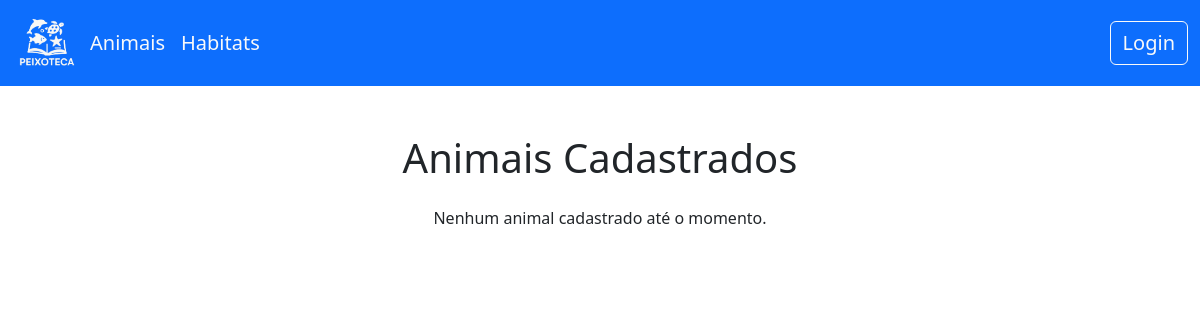
The page /animais/ on the database as committed earlier.
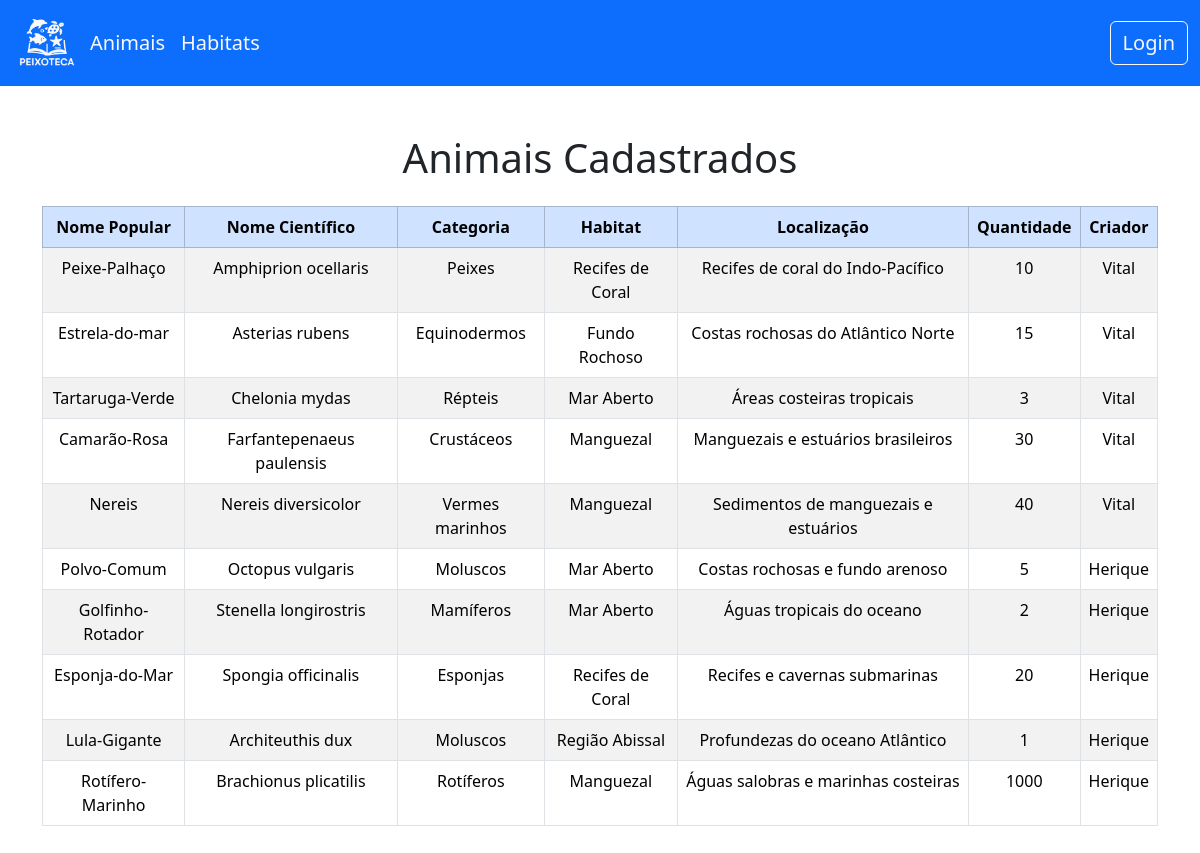
The same page on the database as committed later.
### tables this page shows
CREATE TABLE `animais` (
  `id` integer PRIMARY KEY AUTO_INCREMENT,
  `nome_popular` varchar(255) NOT NULL,
  `nome_cientifico` varchar(255) NOT NULL,
  `id_categoria` integer NOT NULL,
  `id_criador` integer NOT NULL,
  `id_habitat` integer NOT NULL,
  `localizacao` text NOT NULL,
  `quantidade` integer NOT NULL
);

CREATE TABLE `categorias` (
  `id` integer PRIMARY KEY AUTO_INCREMENT,
  `descricao` varchar(255) NOT NULL
);

CREATE TABLE `habitats` (
  `id` integer PRIMARY KEY AUTO_INCREMENT,
  `descricao` varchar(255) NOT NULL
);

CREATE TABLE `usuarios` (
  `id` integer PRIMARY KEY AUTO_INCREMENT,
  `nome` varchar(255) NOT NULL,
  `login` varchar(255) NOT NULL,
  `senha` varchar(255) NOT NULL
);

### animais/index.php (the view, shortened to what this page needs)
<?php
include "../components/header.php";
include "../components/nav.php";
require_once "../db/conn.php";
$sql = "SELECT a.*,
               c.descricao AS categoria,
               h.descricao AS habitat,
               u.nome AS criador
        FROM animais a
        JOIN categorias c ON a.id_categoria = c.id
        JOIN habitats h ON a.id_habitat = h.id
        JOIN usuarios u ON a.id_criador = u.id";
$animais = $pdo->query($sql)->fetchAll(PDO::FETCH_ASSOC);
?>
<div class="container my-4">
    <h1 class="text-center mb-4">Animais Cadastrados</h1>
    <?php if (count($animais) > 0): ?>
        <div class="table-responsive">
            <table class="table table-striped table-bordered text-center">
                <thead class="table-primary">
                    <tr>
                        <th>Nome Popular</th>
                        <th>Nome Científico</th>
                        <th>Categoria</th>
                        <th>Habitat</th>
                        <th>Localização</th>
                        <th>Quantidade</th>
                        <th>Criador</th>
                    </tr>
                </thead>
                <tbody>
                    <?php foreach ($animais as $animal): ?>
                        <tr>
                            <td><?= htmlspecialchars($animal['nome_popular']) ?></td>
                            <td><?= htmlspecialchars($animal['nome_cientifico']) ?></td>
                            <td><?= htmlspecialchars($animal['categoria']) ?></td>
                            <td><?= htmlspecialchars($animal['habitat']) ?></td>
                            <td><?= htmlspecialchars($animal['localizacao']) ?></td>
                            <td><?= $animal['quantidade'] ?></td>
                            <td><?= htmlspecialchars($animal['criador']) ?></td>
                        </tr>
                    <?php endforeach; ?>
                </tbody>
            </table>
        </div>
    <?php else: ?>
        <p class="text-center">Nenhum animal cadastrado até o momento.</p>
    <?php endif; ?>
</div>
<?php include "../components/footer.php"; ?>

Rows that differ between the two databases and show on the page:
now on this page (row unchanged): animais: nome_popular "Peixe-Palhaço", nome_cientifico "Amphiprion ocellaris", id_categoria.descricao "Peixes", id_habitat.descricao "Recifes de Coral", localizacao "Recifes de coral do Indo-Pacífico", quantidade "10", id_criador.nome "Vital"
now on this page (row unchanged): animais: nome_popular "Estrela-do-mar", nome_cientifico "Asterias rubens", id_categoria.descricao "Equinodermos", id_habitat.descricao "Fundo Rochoso", localizacao "Costas rochosas do Atlântico Norte", quantidade "15", id_criador.nome "Vital"
now on this page (row unchanged): animais: nome_popular "Tartaruga-Verde", nome_cientifico "Chelonia mydas", id_categoria.descricao "Répteis", id_habitat.descricao "Mar Aberto", localizacao "Áreas costeiras tropicais", quantidade "3", id_criador.nome "Vital"
now on this page (row unchanged): animais: nome_popular "Camarão-Rosa", nome_cientifico "Farfantepenaeus paulensis", id_categoria.descricao "Crustáceos", id_habitat.descricao "Manguezal", localizacao "Manguezais e estuários brasileiros", quantidade "30", id_criador.nome "Vital"
now on this page (row unchanged): animais: nome_popular "Nereis", nome_cientifico "Nereis diversicolor", id_categoria.descricao "Vermes marinhos", id_habitat.descricao "Manguezal", localizacao "Sedimentos de manguezais e estuários", quantidade "40", id_criador.nome "Vital"
now on this page (row edited): animais: nome_popular "Polvo-Comum", nome_cientifico "Octopus vulgaris", id_categoria.descricao "Moluscos", id_habitat.descricao "Mar Aberto", localizacao "Costas rochosas e fundo arenoso", quantidade "5", id_criador.nome "Herique"
now on this page (row edited): animais: nome_popular "Golfinho-Rotador", nome_cientifico "Stenella longirostris", id_categoria.descricao "Mamíferos", id_habitat.descricao "Mar Aberto", localizacao "Águas tropicais do oceano", quantidade "2", id_criador.nome "Herique"
now on this page (row edited): animais: nome_popular "Esponja-do-Mar", nome_cientifico "Spongia officinalis", id_categoria.descricao "Esponjas", id_habitat.descricao "Recifes de Coral", localizacao "Recifes e cavernas submarinas", quantidade "20", id_criador.nome "Herique"
now on this page (row edited): animais: nome_popular "Lula-Gigante", nome_cientifico "Architeuthis dux", id_categoria.descricao "Moluscos", id_habitat.descricao "Região Abissal", localizacao "Profundezas do oceano Atlântico", quantidade "1", id_criador.nome "Herique"
now on this page (row edited): animais: nome_popular "Rotífero-Marinho", nome_cientifico "Brachionus plicatilis", id_categoria.descricao "Rotíferos", id_habitat.descricao "Manguezal", localizacao "Águas salobras e marinhas costeiras", quantidade "1000", id_criador.nome "Herique"
Other text that changed with them:
text no longer shown: "Nenhum animal cadastrado até o momento."
text now shown: "Nome Popular Nome Científico Categoria Habitat Localização Quantidade Criador"
